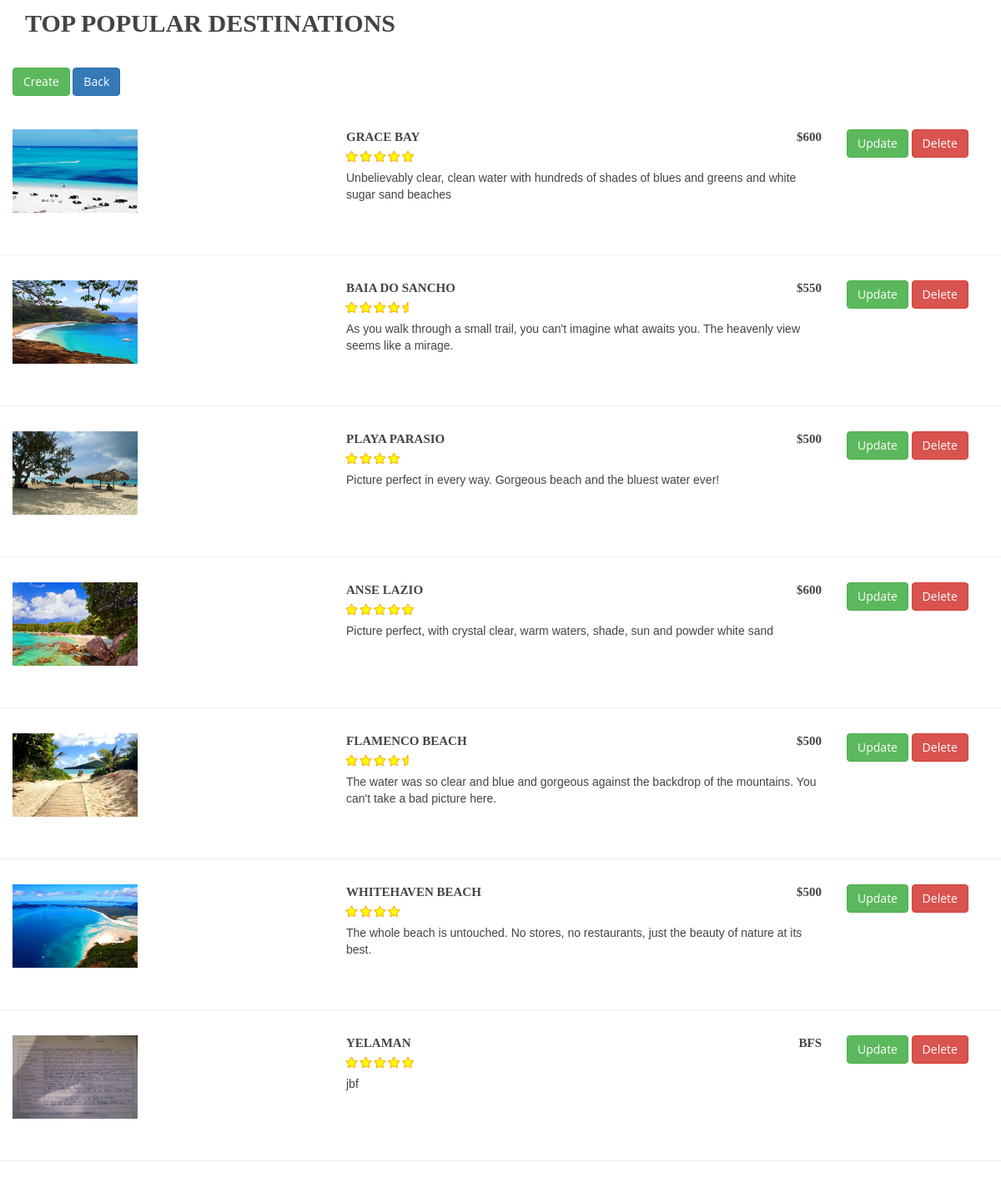
Screenshot of /admin-part/retrieve.php with the database file from the repository.
### tables this page shows
CREATE TABLE `products` (
  `id` int(11) NOT NULL,
  `name` varchar(512) NOT NULL,
  `description` text NOT NULL,
  `price` varchar(11) NOT NULL,
  `image` varchar(100) NOT NULL,
  `star` float NOT NULL,
  `modified` timestamp NOT NULL DEFAULT CURRENT_TIMESTAMP
);

### admin-part/retrieve.php (the view, shortened to what this page needs)
<!DOCTYPE html>
<html>
<head>
    <link href="../css/bootstrap.min.css" rel="stylesheet">
    <link rel="stylesheet" type="text/css" href="../style.css">
    <link href="../css/font-awesome.css" rel="stylesheet">
    <link href="../css/bootstrap-social.css" rel="stylesheet" >
</head>
<body>
<div class="main">
    <section id="about" class="section clearfix" style="
    padding-top: 0px">
        <div class="container">
            <div class="hotel-title">
                <h4>TOP POPULAR DESTINATIONS</h4>
            </div>
            <div class="row">
                <p>
                    <a href="create.php" class="btn btn-success">Create</a>
                    <a href="../index.php" class="btn btn-primary">Back</a>
                </p>
                <?php
                    $db = mysqli_connect("localhost","root","","web");
                    $query = "SELECT * FROM products ORDER BY id";
                    $result = $db->query($query);
                    $num = $result->num_rows;
                    $str = "../";
                    for ($i=0;$i<$num;$i++){
                        $row = $result->fetch_assoc();?>
                    <div class="mini-desti row">
                        <div class="col-md-4">
                            <img src=<?php echo $str.$row["image"]?> alt="" class="img-responsive" style="width:150px;height:100px">
                        </div>
                        <div class="col-md-6">
                            <div class="mini-desti-title">
                                <div class="pull-left">
                                    <h6><?= $row["name"]?></h6>
                                    <span class="rating">
                                        <?php
                                        if( $row["star"]==5){?>
                                            <i class="fa fa-star"></i>
                                            <i class="fa fa-star"></i>
                                            <i class="fa fa-star"></i>
                                            <i class="fa fa-star"></i>
                                            <i class="fa fa-star"></i>
                                        <?php
                                        }?>
                                        <?php if( $row["star"]==4.5){?>
                                            <i class="fa fa-star"></i>
                                            <i class="fa fa-star"></i>
                                            <i class="fa fa-star"></i>
                                            <i class="fa fa-star"></i>
                                            <i class="fa fa-star-half"></i>
                                        <?php
                                        }?>
                                        <?php if( $row["star"]==4){?>
                                            <i class="fa fa-star"></i>
                                            <i class="fa fa-star"></i>
                                            <i class="fa fa-star"></i>
                                            <i class="fa fa-star"></i>
                                        <?php
                                        }?>
                                    </span>
                                </div>
                                <div class="pull-right">
                                    <h6><?= $row["price"]?></h6>
                                </div>
                                <div class="clearfix"></div>
                                <div class="mini-desti-desc">
                                    <p><?= $row["description"]?></p>
                                </div>
                            </div>
                        </div>
                        <div class="col-md-2">
                                <a class="btn btn-success" href="update.php?id=<?=$row['id']?>" >Update</a>
                                <a class="btn btn-danger" href="delete.php?id=<?= $row['id']?>"" >Delete</a>
                            </div>
                    </div>
                    <?php
                    }
                     ?>
            </div>
        </div>
    </section>
</div>
</body>
</html>

### style.css (style rules this page uses)
body { margin: 0; }
h1, h2, h3, h4, h5, h6 { font-weight: normal; margin-bottom: 20px; text-transform: uppercase; color: #444444; font-family: 'aqua_grotesqueregular', serif; line-height: 1.2em; }
.main { min-height: 670px; position: relative; }
.padding-40 h3, h6 { font-weight: normal; margin-bottom: 20px; text-transform: uppercase; color: #444444; font-family: 'aqua_grotesqueregular', serif; line-height: 1.2em; }
i.fa-star-half { color:yellow; -webkit-text-stroke-width: 1px; -webkit-text-stroke-color: orange; }
i.fa-star { color:yellow; -webkit-text-stroke-width: 1px; -webkit-text-stroke-color: orange; }
.section { background-color: #ffffff; position: relative; display: block; padding: 50px 0; padding-bottom: 20px; overflow: hidden; font-family: 'Open Sans', sans-serif; }
.post-title h5, h6 { font-weight: bold; font-size: 15px; }
.hotel-title { padding-bottom: 15px; }
.hotel-title h3, h4 { font-weight: bold; font-size: 30px; }
.mini-desti { padding: 30px 0; border-bottom:1px solid #eee; }
.mini-desti h6 { margin:0; }
.mini-desti .rating { margin:5px 0; display: block; }
.mini-desti img { margin-bottom: 20px; }
.mini-desti-title { color: #444444; font-family: 'Raleway', sans-serif; font-style: normal; font-weight: 300; line-height: 20px; }
.mini-desti-title h6 { font-weight: bold; font-size: 15px; }

### rows the page displays
products: image (picture), name "GRACE BAY", star 5 (drawn), price "$600", description "Unbelievably clear, clean water with hundreds of shades of blues and greens and white sugar sand beaches"
products: image (picture), name "BAIA DO SANCHO", star 4.5 (drawn), price "$550", description "As you walk through a small trail, you can't imagine what awaits you. The heavenly view seems like a mirage."
products: image (picture), name "PLAYA PARASIO", star 4 (drawn), price "$500", description "Picture perfect in every way. Gorgeous beach and the bluest water ever!"
products: image (picture), name "ANSE LAZIO", star 5 (drawn), price "$600", description "Picture perfect, with crystal clear, warm waters, shade, sun and powder white sand"
products: image (picture), name "FLAMENCO BEACH", star 4.5 (drawn), price "$500", description "The water was so clear and blue and gorgeous against the backdrop of the mountains. You can't take a bad picture here."
products: image (picture), name "WHITEHAVEN BEACH", star 4 (drawn), price "$500", description "The whole beach is untouched. No stores, no restaurants, just the beauty of nature at its best."
products: image (picture), name "YELAMAN", star 5 (drawn), price "BFS", description "jbf"
